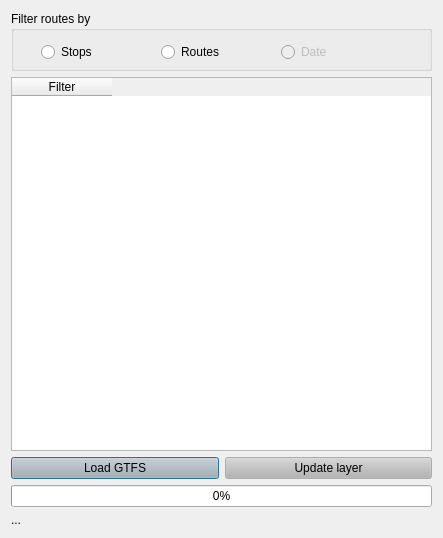
<?xml version="1.0" encoding="UTF-8"?>
<ui version="4.0">
 <class>data_viewer</class>
 <widget class="QDialog" name="data_viewer">
  <property name="windowModality">
   <enum>Qt::NonModal</enum>
  </property>
  <property name="geometry">
   <rect>
    <x>0</x>
    <y>0</y>
    <width>443</width>
    <height>538</height>
   </rect>
  </property>
  <property name="minimumSize">
   <size>
    <width>400</width>
    <height>507</height>
   </size>
  </property>
  <property name="maximumSize">
   <size>
    <width>6000</width>
    <height>3000</height>
   </size>
  </property>
  <property name="font">
   <font>
    <pointsize>9</pointsize>
   </font>
  </property>
  <property name="windowTitle">
   <string>AequilibraE  -  GTFS viewer</string>
  </property>
  <property name="windowIcon">
   <iconset>
    <normaloff>../../matrix_procedures/icon.png</normaloff>../../matrix_procedures/icon.png</iconset>
  </property>
  <property name="modal">
   <bool>false</bool>
  </property>
  <layout class="QGridLayout" name="gridLayout">
   <item row="1" column="0" colspan="2">
    <widget class="QTableWidget" name="table_cores">
     <property name="minimumSize">
      <size>
       <width>382</width>
       <height>0</height>
      </size>
     </property>
     <column>
      <property name="text">
       <string>Filter</string>
      </property>
     </column>
    </widget>
   </item>
   <item row="0" column="0" colspan="2">
    <widget class="QGroupBox" name="groupBox">
     <property name="minimumSize">
      <size>
       <width>382</width>
       <height>60</height>
      </size>
     </property>
     <property name="title">
      <string>Filter routes by</string>
     </property>
     <widget class="QRadioButton" name="rdo_stops">
      <property name="geometry">
       <rect>
        <x>30</x>
        <y>30</y>
        <width>102</width>
        <height>22</height>
       </rect>
      </property>
      <property name="text">
       <string>Stops</string>
      </property>
     </widget>
     <widget class="QRadioButton" name="rdo_routes">
      <property name="geometry">
       <rect>
        <x>150</x>
        <y>30</y>
        <width>102</width>
        <height>22</height>
       </rect>
      </property>
      <property name="text">
       <string>Routes</string>
      </property>
     </widget>
     <widget class="QRadioButton" name="rdo_date">
      <property name="enabled">
       <bool>false</bool>
      </property>
      <property name="geometry">
       <rect>
        <x>270</x>
        <y>30</y>
        <width>102</width>
        <height>22</height>
       </rect>
      </property>
      <property name="text">
       <string>Date</string>
      </property>
     </widget>
    </widget>
   </item>
   <item row="2" column="0">
    <widget class="QPushButton" name="but_load">
     <property name="palette">
      <palette>
       <active>
        <colorrole role="Button">
         <brush brushstyle="SolidPattern">
          <color alpha="255">
           <red>180</red>
           <green>180</green>
           <blue>180</blue>
          </color>
         </brush>
        </colorrole>
       </active>
       <inactive>
        <colorrole role="Button">
         <brush brushstyle="SolidPattern">
          <color alpha="255">
           <red>180</red>
           <green>180</green>
           <blue>180</blue>
          </color>
         </brush>
        </colorrole>
       </inactive>
       <disabled>
        <colorrole role="Button">
         <brush brushstyle="SolidPattern">
          <color alpha="255">
           <red>180</red>
           <green>180</green>
           <blue>180</blue>
          </color>
         </brush>
        </colorrole>
       </disabled>
      </palette>
     </property>
     <property name="layoutDirection">
      <enum>Qt::LeftToRight</enum>
     </property>
     <property name="text">
      <string>Load GTFS</string>
     </property>
    </widget>
   </item>
   <item row="2" column="1">
    <widget class="QPushButton" name="but_update">
     <property name="palette">
      <palette>
       <active>
        <colorrole role="Button">
         <brush brushstyle="SolidPattern">
          <color alpha="255">
           <red>180</red>
           <green>180</green>
           <blue>180</blue>
          </color>
         </brush>
        </colorrole>
       </active>
       <inactive>
        <colorrole role="Button">
         <brush brushstyle="SolidPattern">
          <color alpha="255">
           <red>180</red>
           <green>180</green>
           <blue>180</blue>
          </color>
         </brush>
        </colorrole>
       </inactive>
       <disabled>
        <colorrole role="Button">
         <brush brushstyle="SolidPattern">
          <color alpha="255">
           <red>180</red>
           <green>180</green>
           <blue>180</blue>
          </color>
         </brush>
        </colorrole>
       </disabled>
      </palette>
     </property>
     <property name="layoutDirection">
      <enum>Qt::LeftToRight</enum>
     </property>
     <property name="text">
      <string>Update layer</string>
     </property>
    </widget>
   </item>
   <item row="4" column="0" colspan="2">
    <widget class="QProgressBar" name="progressbar">
     <property name="enabled">
      <bool>true</bool>
     </property>
     <property name="palette">
      <palette>
       <active>
        <colorrole role="Highlight">
         <brush brushstyle="SolidPattern">
          <color alpha="255">
           <red>0</red>
           <green>170</green>
           <blue>0</blue>
          </color>
         </brush>
        </colorrole>
       </active>
       <inactive>
        <colorrole role="Highlight">
         <brush brushstyle="SolidPattern">
          <color alpha="255">
           <red>240</red>
           <green>240</green>
           <blue>240</blue>
          </color>
         </brush>
        </colorrole>
       </inactive>
       <disabled>
        <colorrole role="Highlight">
         <brush brushstyle="SolidPattern">
          <color alpha="255">
           <red>51</red>
           <green>153</green>
           <blue>255</blue>
          </color>
         </brush>
        </colorrole>
       </disabled>
      </palette>
     </property>
     <property name="value">
      <number>0</number>
     </property>
     <property name="textVisible">
      <bool>true</bool>
     </property>
    </widget>
   </item>
   <item row="5" column="0" colspan="2">
    <widget class="QLabel" name="progress_label">
     <property name="font">
      <font>
       <pointsize>9</pointsize>
      </font>
     </property>
     <property name="text">
      <string>...</string>
     </property>
    </widget>
   </item>
  </layout>
 </widget>
 <resources/>
 <connections/>
</ui>
